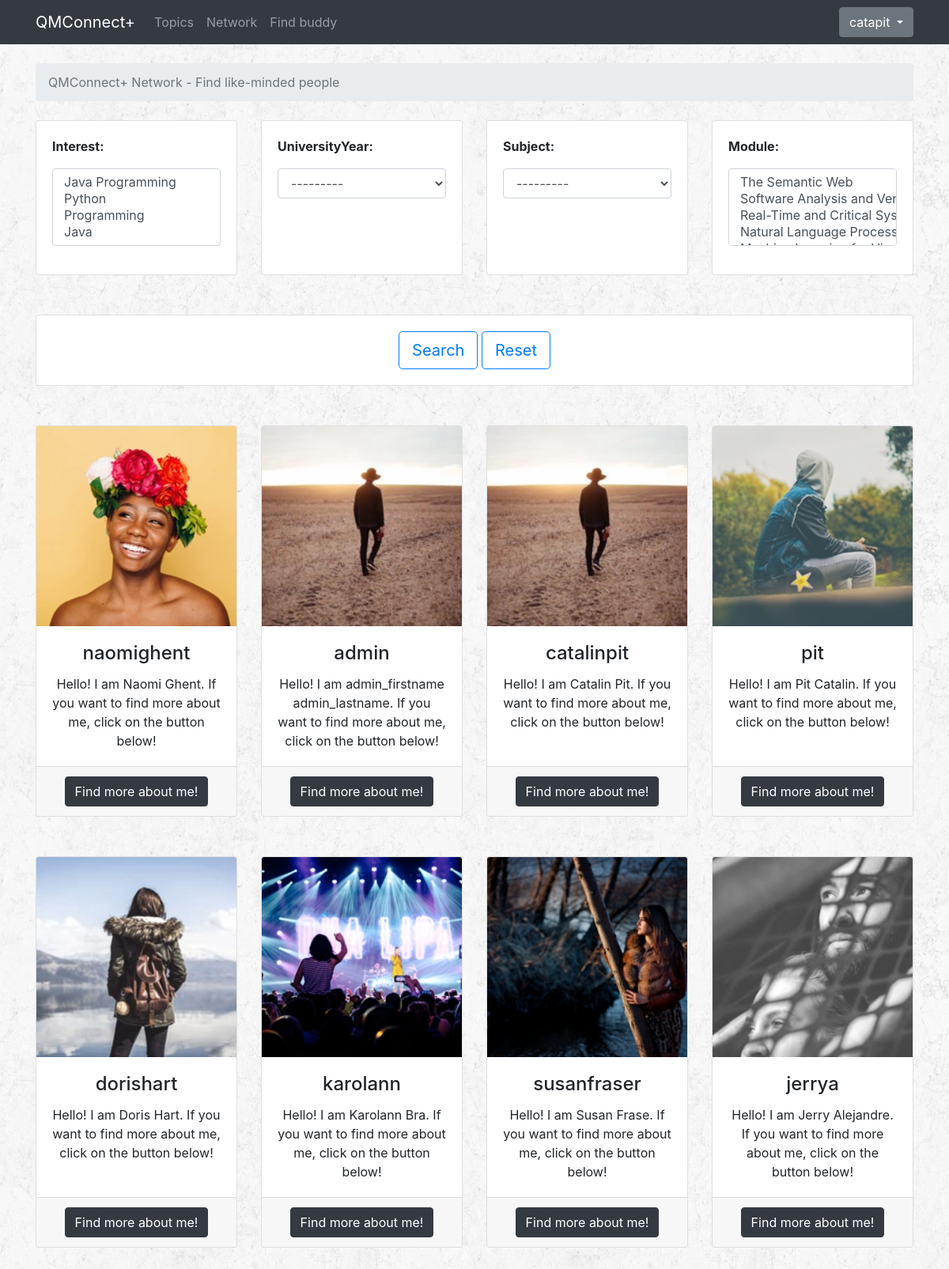
The page /network/ (signed in) on the database its author committed.
### accounts/models.py (models this page shows)
class Profile(models.Model):
    YEAR = (
        ('1', '1st year'),
        ('2', '2nd year'),
        ('3', '3rd year'),
    )
    SUBJECT = (
        ('BCS', 'BSc Computer Science'),
        ('BCSM', 'BSc Computer Science and Mathematics'),
        ('BCSIE', 'BSc Computer Science with Industrial Experience'),
        ('BCSWM', 'BSc Computer Science with Management (ITMB)'),
    )
    user = models.OneToOneField(User, on_delete=models.CASCADE)
    dob = models.DateField(auto_now=False, auto_now_add=False)
    image = models.ImageField(upload_to='profile_images', default='')
    universityYear = models.CharField(choices=YEAR, max_length=1, default='')
    subject = models.CharField(choices=SUBJECT, max_length=5, default='')
    module = models.ManyToManyField(Module)
    interest = models.ManyToManyField(Interest)
    message = models.ManyToManyField('self', blank=True, symmetrical=False, through="Message")
    def __str__(self):
        return self.user.username

### accounts/views.py (the view)
# urls.py: path('network/', accounts_views.network, name='network'),
@login_required
def network(request):
    profiles = Profile.objects.all().exclude(user_id=request.user.id)
    user_filter = ProfileFilter(request.GET, queryset=profiles)
    return render(request, 'network.html', {'user_filter': user_filter})

### accounts/models.py (called while the page is built)
    def __str__(self):
        return self.name

    def __str__(self):
        return self.name

### templates/network.html (shortened to what this page needs)
{% extends 'base.html' %}
{% load widget_tweaks %}
{% block breadcrumb %}
<li class="breadcrumb-item active">QMConnect+ Network - Find like-minded people</li>
{% endblock %}
{% block content %}
<div class="bottom-padding">
  <form id="formFiltering" method="get">
  <div class="row" id="reset-filters">
    {% for field in user_filter.form %}
      <div class="col-sm-3">
        <div class="card h-100">
          <div class="card-body">
            <div class="form-group">
              <strong><label for="{{ field.id_for_label }}"> {{ field.label_tag }} </label></strong>
              {{ field|add_class:'form-control' }}
            </div>
          </div>
        </div>
      </div>
    {% endfor %}
  </div>
  <div class="bottom-padding"></div>
  <div class="card align-items-center">
    <div class="card-body center">
      <button class="btn btn-outline-primary btn-lg" type="submit" id="submitFiltering">Search</button>
      <a class="btn btn-outline-primary btn-lg" id="reset-btn" href="{% url 'qa:network' %}">Reset</a>
    </div>
  </div>
  </form>
</div>
<div id="main-part">
  <div class="row text-center">
    {% for profile in user_filter.qs %}
    <div class="col-3 bottom-padding">
      <div class="card h-100">
        <img class="card-img-top" src="/profile_images/{{ profile.image }}" alt="User profile picture">
        <div class="card-body">
          <h4 class="card-title">{{ profile }}</h4>
          <p class="card-text">
            Hello! I am {{ profile.user.get_full_name }}.
            If you want to find more about me, click on the button below!
          </p>
        </div>
        <div class="card-footer">
            <a class="btn btn-dark" href="{% url 'qa:profile' profile.user.id %}">Find more about me!</a>
        </div>
      </div>
    </div>
    {% endfor %}
  </div>
</div>
{% endblock content %}

### templates/base.html (shortened to what this page needs)
{% load static %}
<!DOCTYPE html>
<html>
<head>
  <link rel="stylesheet" href="{% static 'css/bootstrap.min.css' %}">
  <link rel="stylesheet" href="{% static 'css/style.css' %}">
</head>
<body>
  {% block body %}
  <nav class="navbar navbar-expand-lg navbar-dark bg-dark">
    <div class="container">
      <a class="navbar-brand" href="{% url 'qa:latest' %}">QMConnect+</a>
      <div class="collapse navbar-collapse" id="mainMenu">
        <ul class="navbar-nav mr-auto">
          <li class="nav-item">
            <a class="nav-link" href="{% url 'qa:home' %}">Topics</a>
          </li>
          <li class="nav-item">
            <a class="nav-link" href="{% url 'qa:network' %}">Network</a>
          </li>
          {% if user.is_authenticated %}
            <li class="nav-item">
              <a class="nav-link" href="{% url 'qa:studybuddy' %}">Find buddy</a>
            </li>
          {% endif %}
        </ul>
        {% if user.is_authenticated %}
        <ul class="navbar-nav ml-auto">
          <li class="nav-item dropdown">
            <a class="btn btn-secondary dropdown-toggle" href="#" id="userMenu" data-toggle="dropdown" aria-haspopup="true" aria-expanded="false"> {{ request.user }} </a>
          </li>
        </ul>
        {% else %}
        <form class="form-inline ml-auto">
          <a href="{% url 'login' %}" class="btn btn-outline-secondary">Log in</a>
          <a href="{% url 'register' %}" class="btn btn-primary ml-2">Register</a>
        </form>
        {% endif %}
      </div>
    </div>
  </nav>
  <div class="container">
    <ol class="breadcrumb my-4">
      {% block breadcrumb %}
      {% endblock %}
    </ol>
    {% block content %}
    {% endblock %}
  </div>
  {% endblock body %}
</body>
</html>

### static/css/style.css (style rules this page uses)
body { background-image: url(../images/rockywall.png); }
.bottom-padding { padding-bottom: 50px; }

### rows shown on the page
Profile: image (picture), user.username "naomighent", user.get_full_name "Naomi Ghent"
Profile: image (picture), user.username "admin", user.get_full_name "admin_firstname admin_lastname"
Profile: image (picture), user.username "catalinpit", user.get_full_name "Catalin Pit"
Profile: image (picture), user.username "pit", user.get_full_name "Pit Catalin"
Profile: image (picture), user.username "dorishart", user.get_full_name "Doris Hart"
Profile: image (picture), user.username "karolann", user.get_full_name "Karolann Bra"
Profile: image (picture), user.username "susanfraser", user.get_full_name "Susan Frase"
Profile: image (picture), user.username "jerrya", user.get_full_name "Jerry Alejandre"

### other values the page prints
{{ request.user }} "catapit"
{{ field.label_tag }} "Interest:" "UniversityYear:" "Subject:" "Module:"
